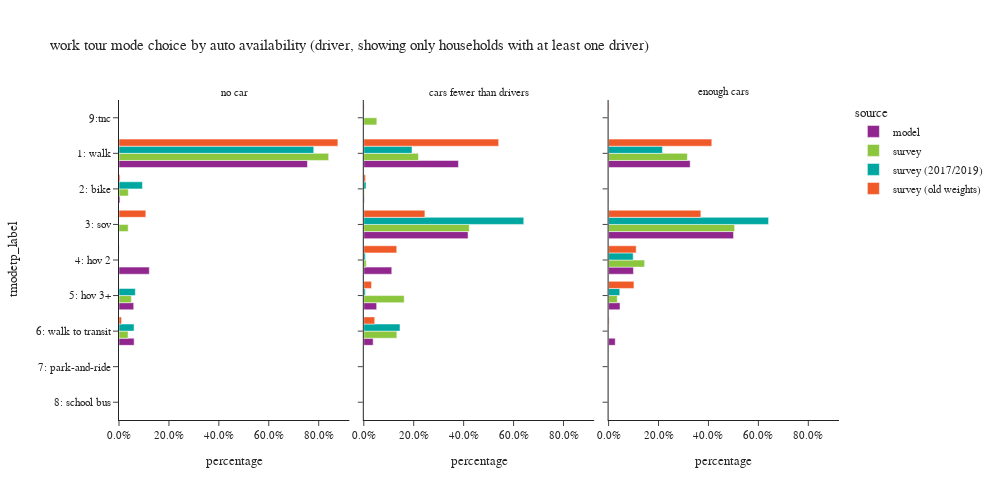

Notebook code cell kept with this figure:
### Code cell
plot_mode_choice(wk_base_subtour.loc[wk_base_subtour['auto_available_driver'] != "no dirver"], "auto_available_driver",
                 {"auto_available_driver": ["no car", "cars fewer than drivers", "enough cars"],
                  "tmodetp_label": ["1: walk", "2: bike", "3: sov", "4: hov 2", "5: hov 3+", "6: walk to transit",
                                    "7: park-and-ride", "8: school bus", "9: other–survey only"]},
                 "auto availability (driver, showing only households with at least one driver)", 3, 500, 1000)

### Figure 1 — Plotly figure (JSON) as saved in the notebook; plotly's stock layout.template omitted (floating-point values rounded to 4 significant figures)
{"data": [{"alignmentgroup": "True", "customdata": [[11860], [66], [1906], [925], [953]], "hovertemplate": "source=model<br>auto_available_driver=no car<br>percentage=%{x}<br>tmodetp_label=%{y}<br>sample count=%{customdata[0]}<extra></extra>", "legendgroup": "model", "marker": {"color": "#91268F", "pattern": {"shape": ""}}, "name": "model", "offsetgroup": "model", "orientation": "h", "showlegend": true, "textposition": "auto", "type": "bar", "x": [0.7549, 0.004201, 0.1213, 0.05888, 0.06066], "xaxis": "x", "y": ["1: walk", "2: bike", "4: hov 2", "5: hov 3+", "6: walk to transit"], "yaxis": "y"}, {"alignmentgroup": "True", "customdata": [[30654], [164], [33770], [9058], [4165], [3036], [1]], "hovertemplate": "source=model<br>auto_available_driver=cars fewer than drivers<br>percentage=%{x}<br>tmodetp_label=%{y}<br>sample count=%{customdata[0]}<extra></extra>", "legendgroup": "model", "marker": {"color": "#91268F", "pattern": {"shape": ""}}, "name": "model", "offsetgroup": "model", "orientation": "h", "showlegend": false, "textposition": "auto", "type": "bar", "x": [0.3792, 0.002028, 0.4177, 0.112, 0.05152, 0.03755, 1.237e-05], "xaxis": "x2", "y": ["1: walk", "2: bike", "3: sov", "4: hov 2", "5: hov 3+", "6: walk to transit", "9:tnc"], "yaxis": "y2"}, {"alignmentgroup": "True", "customdata": [[49580], [152], [75947], [15100], [6927], [4031], [1]], "hovertemplate": "source=model<br>auto_available_driver=enough cars<br>percentage=%{x}<br>tmodetp_label=%{y}<br>sample count=%{customdata[0]}<extra></extra>", "legendgroup": "model", "marker": {"color": "#91268F", "pattern": {"shape": ""}}, "name": "model", "offsetgroup": "model", "orientation": "h", "showlegend": false, "textposition": "auto", "type": "bar", "x": [0.3267, 0.001002, 0.5005, 0.09951, 0.04565, 0.02657, 6.59e-06], "xaxis": "x3", "y": ["1: walk", "2: bike", "3: sov", "4: hov 2", "5: hov 3+", "6: walk to transit", "9:tnc"], "yaxis": "y3"}, {"alignmentgroup": "True", "customdata": [[17], [1], [1], [1], [1]], "hovertemplate": "source=survey<br>auto_available_driver=no car<br>percentage=%{x}<br>tmodetp_label=%{y}<br>sample count=%{customdata[0]}<extra></extra>", "legendgroup": "survey", "marker": {"color": "#8CC63E", "pattern": {"shape": ""}}, "name": "survey", "offsetgroup": "survey", "orientation": "h", "showlegend": true, "textposition": "auto", "type": "bar", "x": [0.8399, 0.03732, 0.03673, 0.04968, 0.03639], "xaxis": "x", "y": ["1: walk", "2: bike", "3: sov", "5: hov 3+", "6: walk to transit"], "yaxis": "y"}, {"alignmentgroup": "True", "customdata": [[20], [2], [12], [3], [3], [1], [1]], "hovertemplate": "source=survey<br>auto_available_driver=cars fewer than drivers<br>percentage=%{x}<br>tmodetp_label=%{y}<br>sample count=%{customdata[0]}<extra></extra>", "legendgroup": "survey", "marker": {"color": "#8CC63E", "pattern": {"shape": ""}}, "name": "survey", "offsetgroup": "survey", "orientation": "h", "showlegend": false, "textposition": "auto", "type": "bar", "x": [0.2189, 0.00219, 0.4226, 0.009801, 0.1618, 0.1325, 0.05218], "xaxis": "x2", "y": ["1: walk", "2: bike", "3: sov", "4: hov 2", "5: hov 3+", "6: walk to transit", "9:tnc"], "yaxis": "y2"}, {"alignmentgroup": "True", "customdata": [[44], [1], [56], [5], [9]], "hovertemplate": "source=survey<br>auto_available_driver=enough cars<br>percentage=%{x}<br>tmodetp_label=%{y}<br>sample count=%{customdata[0]}<extra></extra>", "legendgroup": "survey", "marker": {"color": "#8CC63E", "pattern": {"shape": ""}}, "name": "survey", "offsetgroup": "survey", "orientation": "h", "showlegend": false, "textposition": "auto", "type": "bar", "x": [0.3156, 0.0005384, 0.5048, 0.1443, 0.03479], "xaxis": "x3", "y": ["1: walk", "2: bike", "3: sov", "4: hov 2", "5: hov 3+"], "yaxis": "y3"}, {"alignmentgroup": "True", "customdata": [[13], [2], [1], [3]], "hovertemplate": "source=survey (2017/2019)<br>auto_available_driver=no car<br>percentage=%{x}<br>tmodetp_label=%{y}<br>sample count=%{customdata[0]}<extra></extra>", "legendgroup": "survey (2017/2019)", "marker": {"color": "#00A7A0", "pattern": {"shape": ""}}, "name": "survey (2017/2019)", "offsetgroup": "survey (2017/2019)", "orientation": "h", "showlegend": true, "textposition": "auto", "type": "bar", "x": [0.7802, 0.09401, 0.06546, 0.06034], "xaxis": "x", "y": ["1: walk", "2: bike", "5: hov 3+", "6: walk to transit"], "yaxis": "y"}, {"alignmentgroup": "True", "customdata": [[18], [1], [10], [3], [2], [1]], "hovertemplate": "source=survey (2017/2019)<br>auto_available_driver=cars fewer than drivers<br>percentage=%{x}<br>tmodetp_label=%{y}<br>sample count=%{customdata[0]}<extra></extra>", "legendgroup": "survey (2017/2019)", "marker": {"color": "#00A7A0", "pattern": {"shape": ""}}, "name": "survey (2017/2019)", "offsetgroup": "survey (2017/2019)", "orientation": "h", "showlegend": false, "textposition": "auto", "type": "bar", "x": [0.1931, 0.008799, 0.6408, 0.006295, 0.005964, 0.145], "xaxis": "x2", "y": ["1: walk", "2: bike", "3: sov", "4: hov 2", "5: hov 3+", "6: walk to transit"], "yaxis": "y2"}, {"alignmentgroup": "True", "customdata": [[43], [1], [57], [6], [9]], "hovertemplate": "source=survey (2017/2019)<br>auto_available_driver=enough cars<br>percentage=%{x}<br>tmodetp_label=%{y}<br>sample count=%{customdata[0]}<extra></extra>", "legendgroup": "survey (2017/2019)", "marker": {"color": "#00A7A0", "pattern": {"shape": ""}}, "name": "survey (2017/2019)", "offsetgroup": "survey (2017/2019)", "orientation": "h", "showlegend": false, "textposition": "auto", "type": "bar", "x": [0.2158, 0.0001014, 0.6408, 0.09852, 0.04474], "xaxis": "x3", "y": ["1: walk", "2: bike", "3: sov", "4: hov 2", "5: hov 3+"], "yaxis": "y3"}, {"alignmentgroup": "True", "customdata": [[104], [1], [3], [1], [1], [4]], "hovertemplate": "source=survey (old weights)<br>auto_available_driver=no car<br>percentage=%{x}<br>tmodetp_label=%{y}<br>sample count=%{customdata[0]}<extra></extra>", "legendgroup": "survey (old weights)", "marker": {"color": "#F05A28", "pattern": {"shape": ""}}, "name": "survey (old weights)", "offsetgroup": "survey (old weights)", "orientation": "h", "showlegend": true, "textposition": "auto", "type": "bar", "x": [0.8768, 0.004369, 0.1074, 0.0007605, 0.0004286, 0.01018], "xaxis": "x", "y": ["1: walk", "2: bike", "3: sov", "4: hov 2", "5: hov 3+", "6: walk to transit"], "yaxis": "y"}, {"alignmentgroup": "True", "customdata": [[138], [2], [29], [18], [13], [7], [1]], "hovertemplate": "source=survey (old weights)<br>auto_available_driver=cars fewer than drivers<br>percentage=%{x}<br>tmodetp_label=%{y}<br>sample count=%{customdata[0]}<extra></extra>", "legendgroup": "survey (old weights)", "marker": {"color": "#F05A28", "pattern": {"shape": ""}}, "name": "survey (old weights)", "offsetgroup": "survey (old weights)", "orientation": "h", "showlegend": false, "textposition": "auto", "type": "bar", "x": [0.5402, 0.007016, 0.2448, 0.132, 0.03094, 0.04369, 0.001401], "xaxis": "x2", "y": ["1: walk", "2: bike", "3: sov", "4: hov 2", "5: hov 3+", "6: walk to transit", "9:tnc"], "yaxis": "y2"}, {"alignmentgroup": "True", "customdata": [[222], [3], [141], [41], [37], [16], [1], [5]], "hovertemplate": "source=survey (old weights)<br>auto_available_driver=enough cars<br>percentage=%{x}<br>tmodetp_label=%{y}<br>sample count=%{customdata[0]}<extra></extra>", "legendgroup": "survey (old weights)", "marker": {"color": "#F05A28", "pattern": {"shape": ""}}, "name": "survey (old weights)", "offsetgroup": "survey (old weights)", "orientation": "h", "showlegend": false, "textposition": "auto", "type": "bar", "x": [0.4135, 0.0005404, 0.3696, 0.1105, 0.1016, 0.00234, 9.525e-06, 0.001888], "xaxis": "x3", "y": ["1: walk", "2: bike", "3: sov", "4: hov 2", "5: hov 3+", "6: walk to transit", "8: school bus", "9:tnc"], "yaxis": "y3"}], "layout": {"annotations": [{"font": {}, "showarrow": false, "text": "no car", "x": 0.16, "xanchor": "center", "xref": "paper", "y": 1, "yanchor": "bottom", "yref": "paper"}, {"font": {}, "showarrow": false, "text": "cars fewer than drivers", "x": 0.5, "xanchor": "center", "xref": "paper", "y": 1, "yanchor": "bottom", "yref": "paper"}, {"font": {}, "showarrow": false, "text": "enough cars", "x": 0.84, "xanchor": "center", "xref": "paper", "y": 1, "yanchor": "bottom", "yref": "paper"}], "barmode": "group", "height": 500, "legend": {"title": {"text": "source"}, "tracegroupgap": 0}, "title": {"text": "work tour mode choice by auto availability (driver, showing only households with at least one driver)"}, "width": 1000, "xaxis": {"anchor": "y", "domain": [0, 0.32], "tickformat": ".1%", "title": {"text": "percentage"}}, "xaxis2": {"anchor": "y2", "domain": [0.34, 0.66], "matches": "x", "tickformat": ".1%", "title": {"text": "percentage"}}, "xaxis3": {"anchor": "y3", "domain": [0.68, 1.0], "matches": "x", "tickformat": ".1%", "title": {"text": "percentage"}}, "yaxis": {"anchor": "x", "categoryarray": ["9: other–survey only", "8: school bus", "7: park-and-ride", "6: walk to transit", "5: hov 3+", "4: hov 2", "3: sov", "2: bike", "1: walk"], "categoryorder": "array", "domain": [0, 1], "title": {"text": "tmodetp_label"}}, "yaxis2": {"anchor": "x2", "domain": [0, 1], "matches": "y", "showticklabels": false}, "yaxis3": {"anchor": "x3", "domain": [0, 1], "matches": "y", "showticklabels": false}}}
